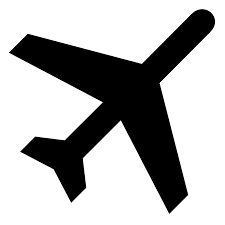
%> input picture Reflectivity Functions/airplane.png, 225 x 225 px
$ octave reflectivityFunctionFromImage_TB.m   (GNU Octave 9; MATLAB toolbox functions it lacks are replaced by stand-ins)
%> lines starting %> are read from the running program, lines starting %| are printed output that depends on the picture
%% Copyright(C) 2020 The University of Texas at Dallas
%  Developed by: Josiah W. Smith
%  Advisor: Prof. Murat Torlak
%  Department of Electrical and Computer Engineering

%  Redistributions and use of source must retain the above copyright notice
%  Redistributions in binary form must reproduce the above copyright notice

p.pxy = imread("airplane.png");
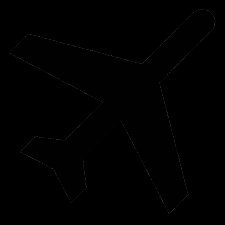
%> p.pxy: size 225x225 uint8; min 0, max 42, mean 0.6
p.pxy = imresize(p.pxy,[32,32]);
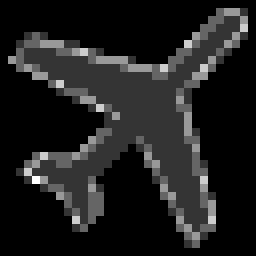
%> p.pxy: size 32x32 uint8 (shown 8 times larger); min 0, max 5, mean 0.605; drawn with min black and max white
p.pxy = double(mean(p.pxy,3));
%> p.pxy: size 32x32 double
p.pxy = p.pxy - min(p.pxy(:));

[p.xLim,p.yLim] = size(p.pxy);
%> p.xLim = 32; p.yLim = 32

p.xT = linspace(-0.1,0.1,p.xLim);
%> p.xT = 32 values from -0.1 to 0.1

p.yT = linspace(-0.1,0.1,p.yLim);
%> p.yT = 32 values from -0.1 to 0.1

% Mesh Reflectivity Function

imagesc(squeeze(p.yT),squeeze(p.xT),squeeze(p.pxy))
title("Reflectivity Function")
xlabel("x")
ylabel("y")
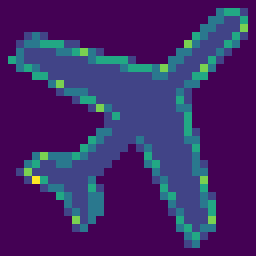
%> displayed picture: size 32x32x3, on the screen's scale of 0 to 255 (shown 8 times larger); mean R, G, B 64.3, 37.9, 103.4

$ run again, with Reflectivity Functions/fistPic.jpg saved as Reflectivity Functions/airplane.png
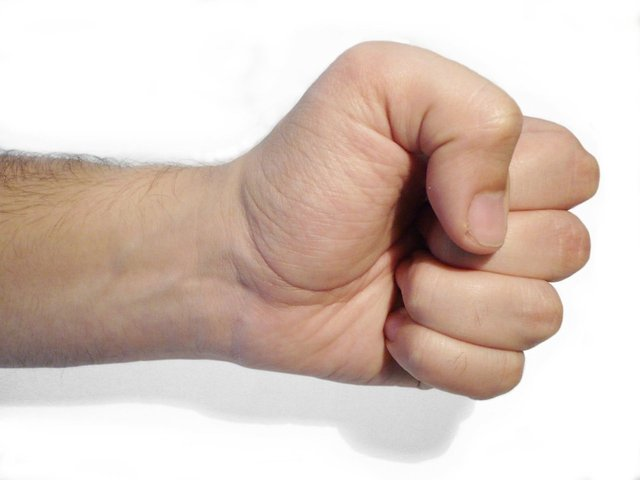
%> input picture Reflectivity Functions/fistPic.jpg, 640 x 480 px
%> p.pxy is the input picture: size 480x640x3 uint8; mean R, G, B 216.5, 199, 189.5
%> `p.pxy = double(mean(p.pxy,3));`:
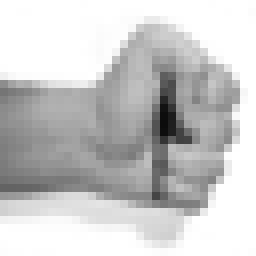
%> p.pxy: size 32x32 double (shown 8 times larger); min 12, max 255, mean 201.6
%> p.xLim = 32
%> p.xT = 32 values from -0.1 to 0.1
%> `ylabel("y")`:
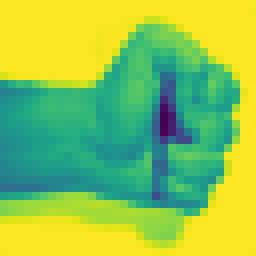
%> displayed picture: size 32x32x3, on the screen's scale of 0 to 255 (shown 8 times larger); mean R, G, B 143, 196.2, 82.1
